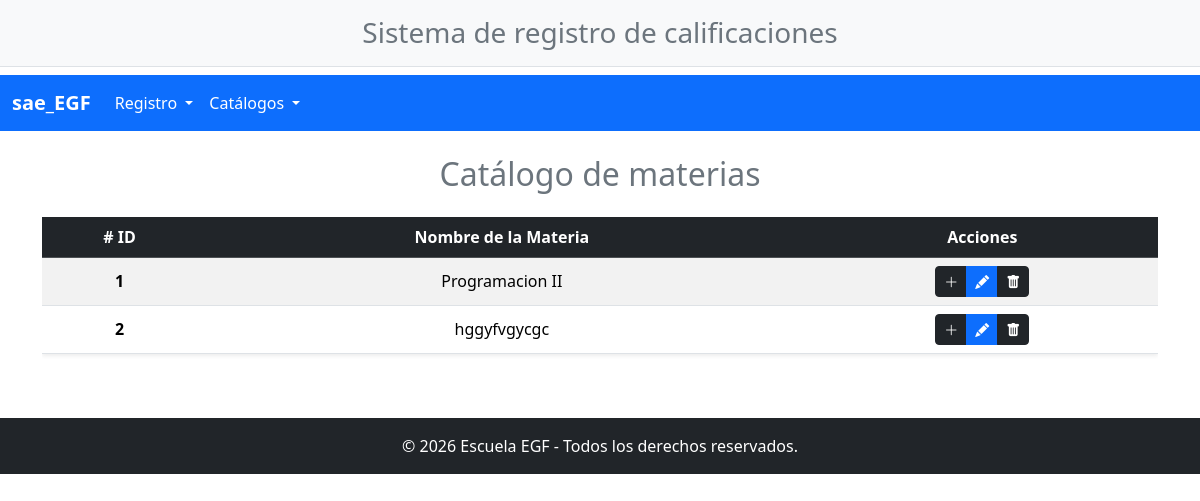
Before: /Crude/crudemateria.php with the older database file.
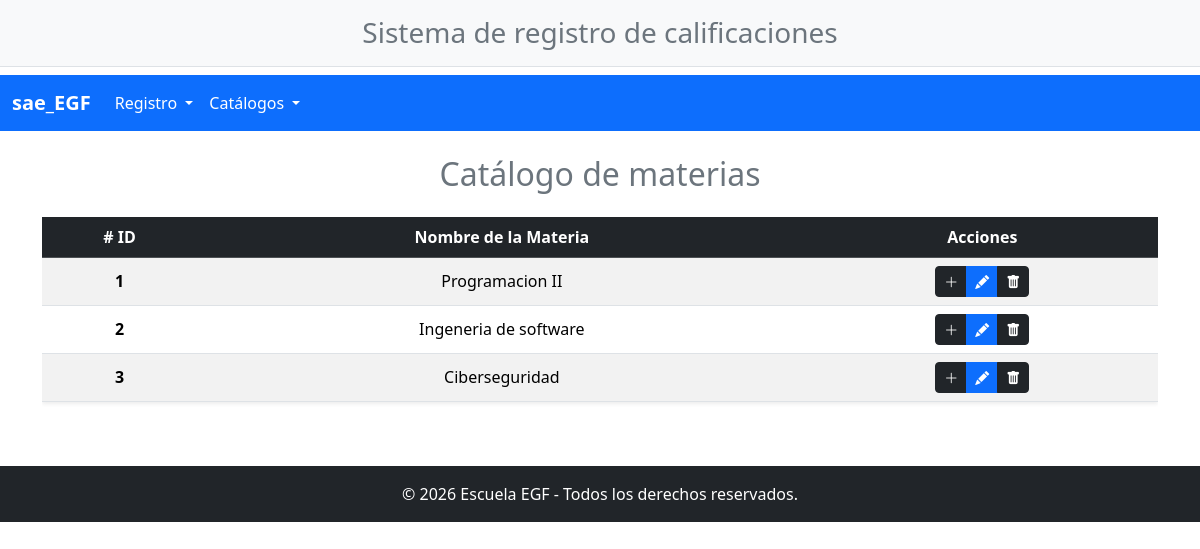
After: the same page with the newer database file.
### tables this page shows
CREATE TABLE `materias` (
  `id_materia` int(11) NOT NULL,
  `descripcion_materia` varchar(150) NOT NULL,
  `estatus_materia` varchar(4) NOT NULL DEFAULT 'ALTA'
);

### Crude/crudemateria.php (the view, shortened to what this page needs)
<?php
include ("../navegacion/header.php");
include ("../navegacion/navegacion.php");
include ("../conexion.php");
$resultado = mysqli_query($conn, "SELECT * FROM materias");
?>
<div class="container my-4">
    <h2 class="text-center mb-4 text-secondary">Catálogo de materias</h2>
    <div class="table-responsive">
        <table class="table table-striped table-hover align-middle text-center shadow-sm">
            <thead class="table-dark">
                <tr>
                    <th scope="col"># ID</th>
                    <th scope="col">Nombre de la Materia</th>
                    <th scope="col">Acciones</th>
                </tr>
            </thead>
            <tbody>
                <?php
                if ($resultado && mysqli_num_rows($resultado) > 0) {
                    while ($row = mysqli_fetch_assoc($resultado)) {
                ?>
                    <tr>
                        <th scope="row"><?php echo $row["id_materia"]; ?></th>
                        <td><?php echo $row["descripcion_materia"]; ?></td>
                        <td>
                            <div class="btn-group" role="group">
                                <a href="../Registro/Materia.php" class="btn btn-dark btn-sm" title="Registrar materia">
                                    <i class="bi bi-plus-lg"></i>
                                </a>
                                <a href="../modificaciones/Modif_materias.php?idmateria=<?php echo $row['id_materia']; ?>" class="btn btn-primary btn-sm" title="Modificar materia">
                                    <i class="bi bi-pencil-fill"></i>
                                </a>
                                <a href="../Baja/Baja_materia.php?idmateria=<?php echo $row['id_materia']; ?>" class="btn btn-dark btn-sm" title="Dar de baja materia">
                                    <i class="bi bi-trash-fill"></i>
                                </a>
                            </div>
                        </td>
                    </tr>
                <?php
                    }
                } else {
                    echo "<tr><td colspan='3' class='text-center'>No hay materias registradas.</td></tr>";
                }
                ?>
            </tbody>
        </table>
    </div>
</div>
<?php
include ("../navegacion/footer.php");
?>

Changed rows visible on the page:
changed materias id 2: descripcion_materia "hggyfvgycgc" → "Ingeneria de software"
added materias: id_materia "3", descripcion_materia "Ciberseguridad"
